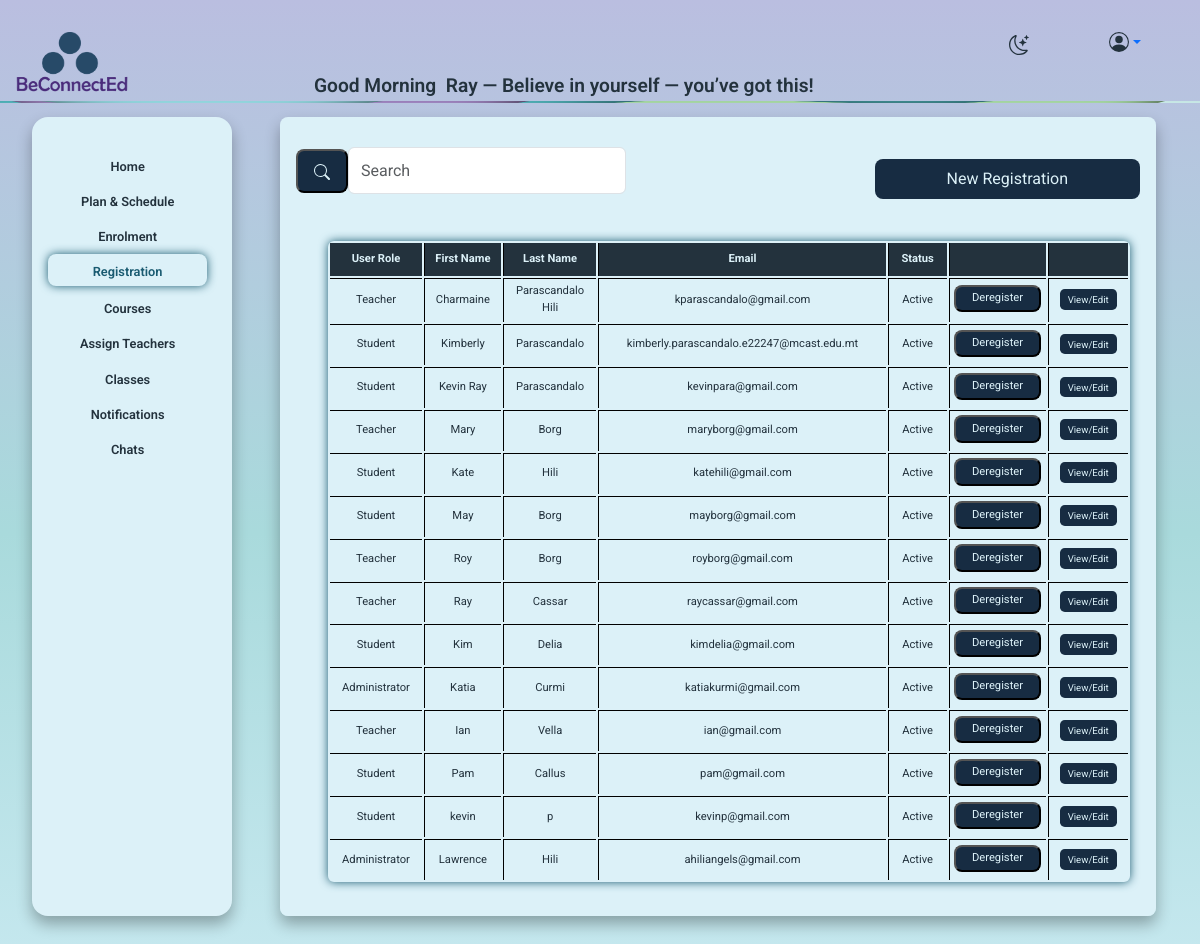
/registration_admin.php (signed in), run on an earlier commit of the app's database.
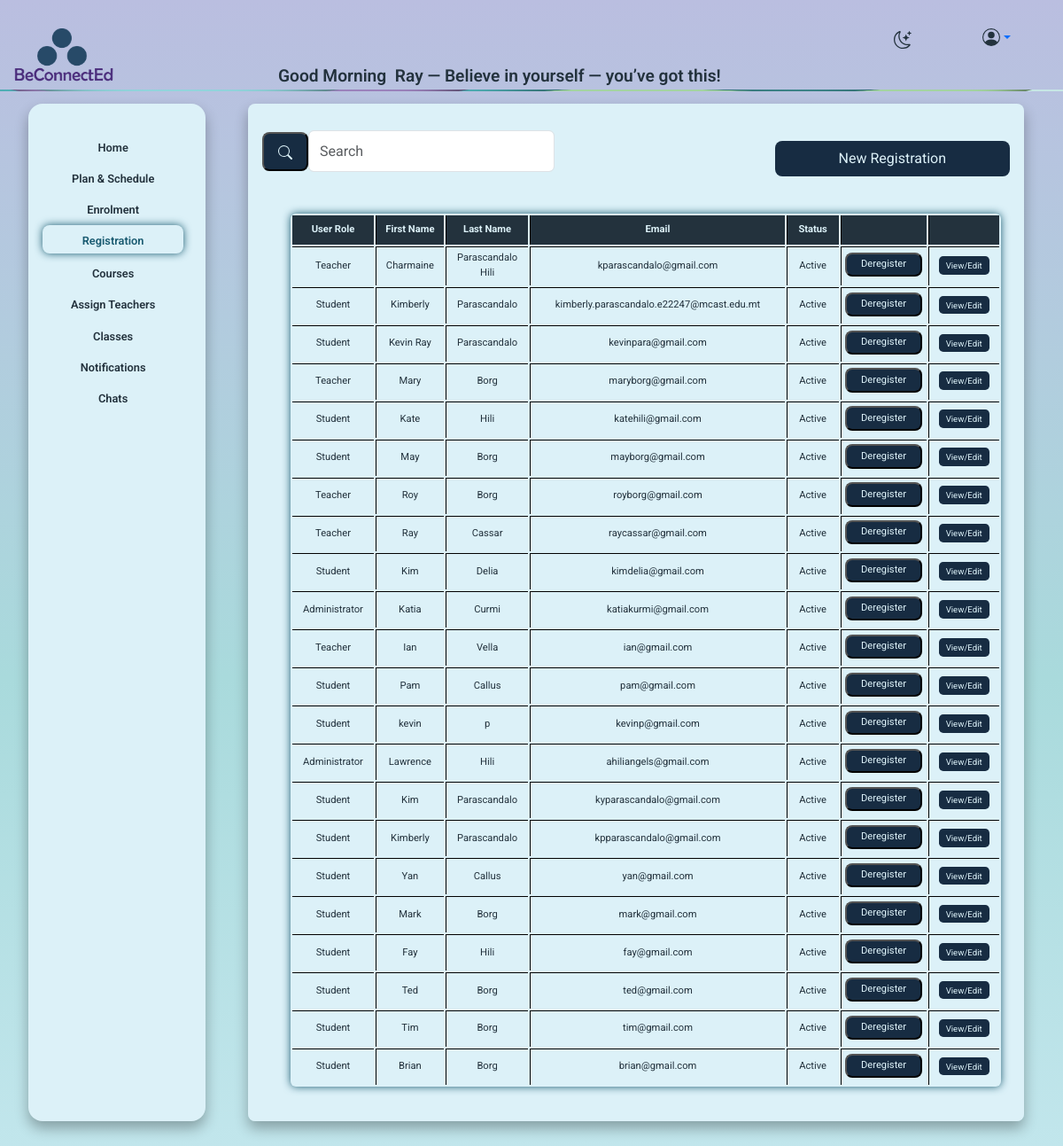
And on a later commit of the database.
### tables this page shows
CREATE TABLE `users` (
  `user_id` int(11) NOT NULL,
  `email` varchar(255) DEFAULT NULL,
  `password_hash` varchar(255) DEFAULT NULL,
  `first_name` varchar(255) DEFAULT NULL,
  `last_name` varchar(255) DEFAULT NULL,
  `date_of_birth` date DEFAULT NULL,
  `is_active` tinyint(1) DEFAULT 1,
  `created_at` datetime DEFAULT current_timestamp(),
  `profile_photo` varchar(255) DEFAULT NULL,
  `role_id` int(11) DEFAULT NULL,
  `institute_id` int(11) DEFAULT NULL,
  `is_independent` tinyint(1) NOT NULL,
  `must_change_password` tinyint(1) DEFAULT 1
);

CREATE TABLE `role` (
  `role_id` int(11) NOT NULL,
  `role_name` varchar(255) DEFAULT NULL
);

### includes/arrays.php (called while the page is built, shortened)
<?php
$message=array(
    "Let’s make today amazing!",
    "Welcome back — let’s get things done!",
    "You’re doing great — keep going!",
    "Your efforts matter. Keep shining!",
    "You’re capable of amazing things.",
    "A new day, a new chance to succeed.",
    "Believe in yourself — you’ve got this!",
    "Let’s make learning joyful today!",
    "Progress is progress — no matter how small.",
    "Today is full of possibilities.");
?>

### includes/functions.php (called while the page is built, shortened)
<?PHP
function getUsers($conn){
   $sql = "SELECT users.*, role.role_name
            FROM users
            JOIN role ON users.role_id = role.role_id";
$stmt = mysqli_stmt_init($conn);
if(!mysqli_stmt_prepare($stmt, $sql)) {
    exit();
}
mysqli_stmt_execute($stmt);
$result = mysqli_stmt_get_result($stmt);
return $result;
}

### registration_admin.php (the view, shortened to what this page needs)
<?php
include "includes/nav.php";
require_once 'includes/users.php'
?>
<div class="container-fluid">
  <div class="row">
      <div class="col-lg-2 col-md-3 p-0">
          <?php include 'includes/menuadmin.php'; ?>
      </div>
    <div class="col-1"></div>
  <div class="col-lg-9 col-md-8">
      <div class="row">
        <div class="col-12">
            <div class="form_bg">
            <div class="row align-items-center">
                <div class="col-lg-5 col-md-6 col-sm-12">
                    <form class="d-flex">
                        <button class="search_button btn-outline-success my-3" type="submit">
                            <svg xmlns="http://www.w3.org/2000/svg" width="16" height="16" fill="currentColor" class="bi bi-search" viewBox="0 0 16 16">
                                <path d="M11.742 10.344a6.5 6.5 0 1 0-1.397 1.398h-.001q.044.06.098.115l3.85 3.85a1 1 0 0 0 1.415-1.414l-3.85-3.85a1 1 0 0 0-.115-.1zM12 6.5a5.5 5.5 0 1 1-11 0 5.5 5.5 0 0 1 11 0"/>
                            </svg>
                        </button>
                         <input class="form-control me-2" type="search" placeholder="Search" aria-label="Search">
                    </form>
                </div>
                <div class="col-lg-4 col-md-4 col-sm-12 text-end">
                    <a href="new_registration_admin.php" class="button">New Registration</a>
                </div>
<div class="col-lg-12 col-md-12 col-sm-12">
<table class="table_admin"  >
  <tr>
    <th>User Role</th>
    <th>First Name</th>
    <th>Last Name</th>
    <th>Email</th>
    <th >Status</th>
     <th></th>
      <th class="columns1"></th>
  </tr>
  <?php
 $result = getUsers($conn);
while($row = mysqli_fetch_assoc($result)){
  echo '<tr>';
  echo '<td>' . $row['role_name'] . '</td>';
  echo '<td>' . $row['first_name'] . '</td>';
  echo '<td>' . $row['last_name'] . '</td>';
  echo '<td>' . $row['email'] . '</td>';
  echo '<td>' . ($row['is_active'] ? 'Active' : 'Inactive') . '</td>';
  echo '<td class="text-center">';
  if ($row['is_active']) {
      echo '<button type="button"  class="button4" data-bs-toggle="modal" data-bs-target="#confirmModal"
              data-user-id="' . $row['user_id'] . '" data-action="inactivate">
              Deregister
            </button>';
  } else {
      echo '<button type="button" class="button4" data-bs-toggle="modal" data-bs-target="#confirmModal"
              data-user-id="' . $row['user_id'] . '" data-action="activate">
              Register
            </button>';
  }
  echo '</td>';
  echo '<td class="text-center">
          <a href="edit-registration.php?user_id=' . $row['user_id'] . '" class="button_table">View/Edit</a>
        </td>';
  echo '</tr>';
}
  ?>
                    </table>
                </div>
            </div>
        </div>
    </div>
</div>
</div>
</div>

### includes/nav.php (shortened to what this page needs)
<?php
$role_id = $_SESSION['role_id'] ?? null;
$homeUrl = 'login.php';
switch ((int)$role_id) {
  case 1: $homeUrl = 'teacher_index.php'; break;
}
require_once __DIR__ . '/arrays.php';
?>
<!DOCTYPE html>
<html lang="en">
<head>
    <link href="https://cdn.jsdelivr.net/npm/bootstrap@5.3.8/dist/css/bootstrap.min.css" rel="stylesheet">
 <link rel="stylesheet" href="css/style.css">
</head>
<body >
<div class="container-fluid  px-3">
  <div class="row">
    <div class="col-lg-3 col-md-3 col-sm-12 ">
<a href="<?php echo $homeUrl; ?>" id="logo">
  <img class="logo logo-img light"  src="assets/images/logo.png"  alt="be connected logo">
</a>
</div>
<div class="banner col-lg-7 col-md-7 col-sm-12 text-center" id="banner">
<?php
$hour = date("H");
  $greeting =
    $hour < 12 ? 'Good Morning' :
    ($hour < 18 ? 'Good Afternoon' : 'Good Evening');
?>
<span class="greeting">
    <?php echo htmlspecialchars($greeting) . ' '; ?>
<?php
$first = $_SESSION['first_name'] ?? '';
$last  = $_SESSION['last_name'] ?? '';
echo '&nbsp;' . htmlspecialchars(trim($first . ' ' . $last));
     if (isset($message)) {
        echo ' — ' . htmlspecialchars($message[array_rand($message)]);
    }
    ?>
      </div>
      <div class="col-1 " >
    <a href="" id="theme-switch" alt="dark or light mode button">
    </a>
</div>
<div class="col-1">
  <div class="dropdown">
    <a href="#"
       class="dropdown-toggle d-flex align-items-center profile-toggle"
       id="profileDropdown"
       data-bs-toggle="dropdown"
       data-bs-auto-close="outside"
       aria-expanded="false"
       style="text-decoration:none;">
    </a>
  </div>
</div>
  </div>
</div>
<img class="strip" src="assets/images/strip.png" alt="">
</body>
</html>

### includes/menuadmin.php (shortened to what this page needs)
<?php $currentPage = basename($_SERVER['PHP_SELF']); ?>
<div class="offcanvas-md offcanvas-start sidebar col-lg-2" id="sidebarMenu">
<div class="col">
    <div class="offcanvas-body">
        <ul class="nav flex-column">
           <li class="nav-item">
  <a class="nav-link <?php if ($currentPage == 'admin_index.php') echo 'active'; ?>" href="admin_index.php">
      Home
  </a>
</li>
<li class="nav-item">
  <a class="nav-link <?php if ($currentPage == 'plan_schedule_admin.php') echo 'active'; ?>" href="plan_schedule_admin.php">
      Plan & Schedule
  </a>
</li>
<li class="nav-item">
  <a class="nav-link <?php if ($currentPage == 'enrolment_admin.php') echo 'active'; ?>" href="enrolment_admin.php">
      Enrolment
  </a>
</li>
<li class="nav-item">
  <a class="nav-link <?php if ($currentPage == 'registration_admin.php') echo 'active'; ?>" href="registration_admin.php">
      Registration
  </a>
</li>
<li class="nav-item">
  <a class="nav-link <?php if ($currentPage == 'courses_admin.php') echo 'active'; ?>" href="courses_admin.php">
      Courses
  </a>
</li>
<li class="nav-item">
  <a class="nav-link <?php if ($currentPage == 'assign_teachers_admin.php') echo 'active'; ?>" href="assign_teachers_admin.php">
     Assign Teachers
  </a>
</li>
<li class="nav-item">
  <a class="nav-link <?php if ($currentPage == 'classes_admin.php') echo 'active'; ?>" href="classes_admin.php">
     Classes
  </a>
</li>
<li class="nav-item">
  <a class="nav-link <?php if ($currentPage == 'notifications_admin.php') echo 'active'; ?>" href="notifications_admin.php">
      Notifications
  </a>
</li>
<li class="nav-item">
  <a class="nav-link <?php if ($currentPage == 'chats_admin.php') echo 'active'; ?>" href="chats_admin.php">
      Chats
  </a>
</li>
        </ul>
    </div>
</div>
</div>

### css/style.css (style rules this page uses)
:root { --base-color: linear-gradient(to bottom, #babee0, #a9dadc, #ccebf3); --base-variant: #dcf1f8; --text-color: #23323d; --secondary-text: #1a5b71; --button-color: #172c42; --hover-button: #1a5b71; }
.logo { cursor: pointer; border-radius: .5rem; transition: box-shadow 0.2s ease; width: 7rem ; }
#logo { display: flex; position: fixed; cursor: pointer; }
#theme-switch svg { color: var(--button-color); cursor: pointer; transition: box-shadow 0.2s ease, color 0.2s ease; }
.profile-icon { flex-shrink: 0; justify-content: end; }
body { margin-top:2rem; padding: 0; min-height: 92vh; background: var(--base-color); background-attachment: fixed; font-family: Roboto, "Helvetica Neue", Helvetica, sans-serif; width: 100%; overflow: hidden; overflow-x: hidden; }
.sidebar { background-color: var(--base-variant); border-radius: 1rem; width: 100%; min-height: 75vh; max-width: 100%; margin-top: 1rem; margin-left: 2rem; margin-right: 1rem; box-shadow:0 8px 15px 0 #0000004d; position: relative; display: flex; overflow: auto; padding-top:2rem ; padding-left:1rem; padding-right: 1rem; z-index: 3; }
.nav-link { color: var(--text-color); font-size: .8rem; text-decoration: none ; font-weight: 550 ; padding-right: 2rem; padding-left: 2rem; justify-content: center; text-align: center; }
.nav-link.active { color: var(--secondary-text); box-shadow: 0 0 10px var(--secondary-text); border-radius: .5rem; height:2rem ; width: auto; margin-bottom: .3rem; }
.offcanvas-md { background-color:var(--base-variant) !important; border-radius: 1rem; }
.strip { width: 100%; position: fixed; }
.banner { display: flex; color: var(--text-color); font-size :1.2rem; font-weight: 600; margin-top: 2.5rem; }
.form_bg { box-shadow:0 8px 15px 0 #0000004d; color: var(--secondary-text); border-radius: .5rem; background-color: var(--base-variant); width: 100%; margin-top: 1rem; margin-left: -2rem; min-height: 75vh; max-height: 75vh; padding: 1rem; text-align: center; overflow-y: auto; overflow-x: auto; display: flex; flex-direction: column; justify-content: top; }
.table_admin { color: var(--text-color); }
td { text-align: center; width: 1rem; }
.columns1 { width: 3.5rem; }
.form-control { width: 100% !important; margin: .9rem .9rem .9rem 0rem; }
.button { width: 100% !important; text-decoration: none; color: var( --base-variant); border-radius: .5rem; margin-top: 1rem; padding: .5rem 1rem .5rem 1rem; background-color:var(--button-color); }
button.button, a.button { width: 100%; text-decoration: none; color: var(--base-variant); border-radius: .5rem; margin-top: 1rem; padding: .5rem 1rem; background-color: var(--button-color); border: none; display: block; text-align: center; }
.button4 { width: 100% !important; text-decoration: none; color: var( --base-variant); border-radius: .5rem; margin-bottom: .2rem; padding: .2rem .5rem .2rem .5rem; background-color:var(--button-color); }
.search_button { text-decoration: none; color: var( --base-variant); border-radius: .5rem; margin-top: 1rem; padding: .5rem 1rem .5rem 1rem; background-color:var(--button-color); }
.button_table { font-size: .6rem; text-decoration: none; color: var( --base-variant); background-color:var(--button-color); border-radius: .3rem; padding: .3rem .5rem .3rem .5rem; align-content: center !important; width: 100vh !important; }
table { border-collapse:separate; border-radius:6px; margin: 2rem; box-shadow: 0 0 10px var(--secondary-text); padding: 0%; width: 95% !important; }
td, th { border-left:solid black 1px; border-top:solid black 1px; }
td { padding: .3rem; font-size: .7rem; }
th { background-color: var(--text-color); padding: .5rem; border-top: none; color: var(--base-variant); font-size: .7rem; }
td:first-child, th:first-child { border-left: none; }

What changed in the data, as far as the page shows it:
added users: role.role_name "Student", first_name "Kim", last_name "Parascandalo", email "kyparascandalo@gmail.com", is_active "Active"
added users: role.role_name "Student", first_name "Kimberly", last_name "Parascandalo", email "kpparascandalo@gmail.com", is_active "Active"
added users: role.role_name "Student", first_name "Yan", last_name "Callus", email "yan@gmail.com", is_active "Active"
added users: role.role_name "Student", first_name "Mark", last_name "Borg", email "mark@gmail.com", is_active "Active"
added users: role.role_name "Student", first_name "Fay", last_name "Hili", email "fay@gmail.com", is_active "Active"
added users: role.role_name "Student", first_name "Ted", last_name "Borg", email "ted@gmail.com", is_active "Active"
added users: role.role_name "Student", first_name "Tim", last_name "Borg", email "tim@gmail.com", is_active "Active"
added users: role.role_name "Student", first_name "Brian", last_name "Borg", email "brian@gmail.com", is_active "Active"
